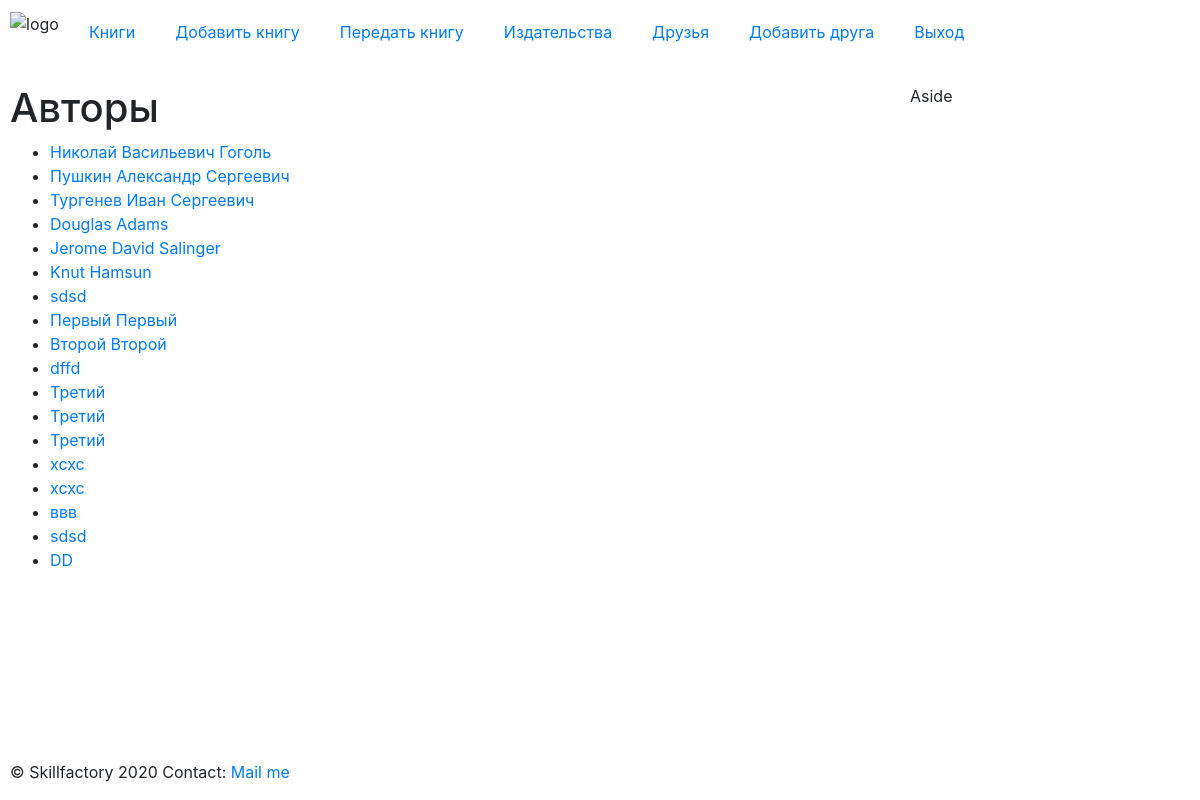
The page /authors (signed in) on the database its author committed.
### p_library/models.py (models this page shows, shortened)
class Author(models.Model):
    full_name = models.TextField()
    birth_year = models.SmallIntegerField()
    country = models.CharField(max_length=2)

### p_library/views.py (the view)
# urls.py: path("authors", views.AuthorList.as_view(), name="author_list"),
class AuthorList(LoginRequiredMixin, ListView):
    model = Author
    template_name = "authors.html"

### templates/authors.html
{% extends "./base.html" %}
{% block content %}
<h1>Авторы</h1>
<ul>
    {% for item in object_list %}
        <li><a href="{% url 'p_library:author_detail' item.pk %}">{{ item.full_name }}</a></li>
    {% endfor %}
</ul>
{% endblock %}

### static/css/main.css (style rules this page uses)
body { display: grid; grid-template-areas: "header header" "main aside" "footer footer"; grid-template-rows: auto 1fr auto; grid-template-columns: 1fr 300px; grid-gap: 10px; height: 100vh; margin: 0; }

### rows shown on the page
Author: full_name "Николай Васильевич Гоголь"
Author: full_name "Пушкин Александр Сергеевич"
Author: full_name "Тургенев Иван Сергеевич"
Author: full_name "Douglas Adams"
Author: full_name "Jerome David Salinger"
Author: full_name "Knut Hamsun"
Author: full_name "sdsd"
Author: full_name "Первый Первый"
Author: full_name "Второй Второй"
Author: full_name "dffd"
Author: full_name "Третий"
Author: full_name "Третий"
Author: full_name "Третий"
Author: full_name "xcxc"
Author: full_name "xcxc"
Author: full_name "ввв"
Author: full_name "sdsd"
Author: full_name "DD"
